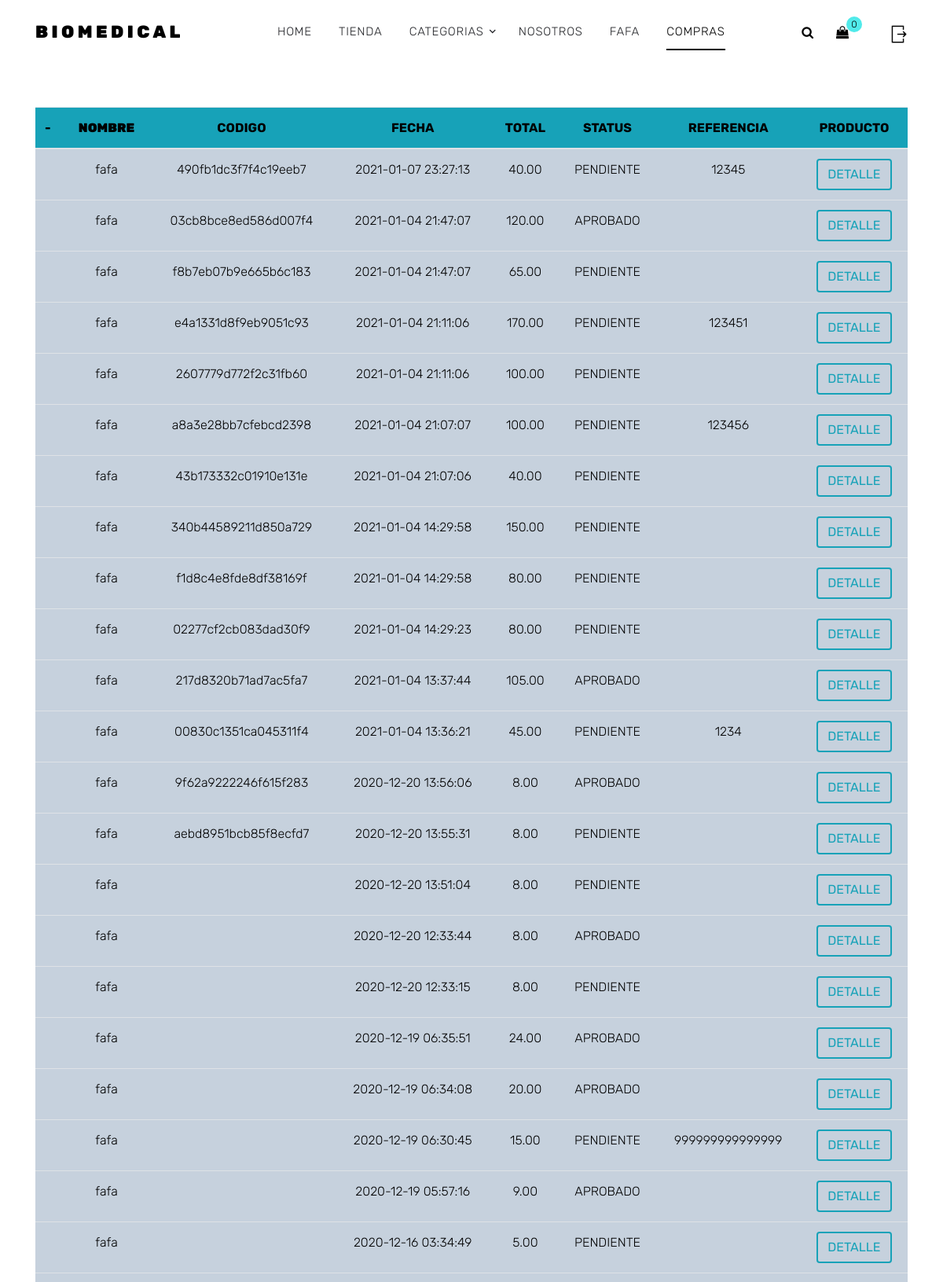
/compras.php (signed in, upper part), run on the app's committed database.
### tables this page shows
CREATE TABLE `usuarios` (
  `id` int(11) NOT NULL,
  `nombre` varchar(20) DEFAULT NULL,
  `rif` int(15) DEFAULT NULL,
  `estado` varchar(30) DEFAULT NULL,
  `telefono` varchar(30) DEFAULT NULL,
  `postal` varchar(30) DEFAULT NULL,
  `email` varchar(50) DEFAULT NULL,
  `foto` varchar(120) NOT NULL,
  `password` varchar(50) NOT NULL,
  `direccion` varchar(50) NOT NULL,
  `Tipo_usuario` int(11) DEFAULT NULL,
  `activacion` int(10) DEFAULT NULL,
  `token` varchar(100) DEFAULT NULL,
  `token_password` varchar(100) DEFAULT NULL,
  `password_request` int(11) DEFAULT NULL,
  `fecha_Registro` timestamp NOT NULL DEFAULT CURRENT_TIMESTAMP ON UPDATE CURRENT_TIMESTAMP
);

CREATE TABLE `ventas` (
  `ID` int(200) NOT NULL,
  `nombre` varchar(50) NOT NULL,
  `producto` varchar(900) NOT NULL,
  `ClaveTransaccion` varchar(100) NOT NULL,
  `no_venta` varchar(50) NOT NULL,
  `Fecha` datetime NOT NULL,
  `Total` decimal(60,2) NOT NULL,
  `status` varchar(50) NOT NULL,
  `referencia` varchar(50) NOT NULL,
  `direccion` varchar(200) NOT NULL
);

### compras.php (the view, shortened to what this page needs)
<?php include 'global_pdo/conexion.php';
$id_usuario = $_SESSION['usuario']['id'];
$sql = $pdo->prepare("SELECT * FROM usuarios where id = $id_usuario");
$sql->execute();
$datos_usuario = $sql->fetch();
$nombre_usuario = $_SESSION['usuario']['nombre'];
$sentencia = $pdo->prepare("SELECT * FROM ventas where nombre = '$nombre_usuario' ORDER BY id DESC");
$sentencia->execute();
$listaVentas = $sentencia->fetchALL(PDO::FETCH_ASSOC);
?>
<!DOCTYPE html>
<html lang="en">
<head>
    <?php include 'templates/header.php'; ?>
    <div class="main-nav d-none d-lg-block">
        <nav class="site-navigation text-right text-md-center" role="navigation">
            <ul class="site-menu js-clone-nav d-none d-lg-block">
                <li><a href="home.php">HOME</a></li>
                <li><a href="shop.php">TIENDA</a></li>
                <li class="has-children">
                    <a href="#">CATEGORIAS</a>
                </li>
                <li><a href="nosotros.php">NOSOTROS</a></li>
                <li><a href="profile.php"><?php echo $datos_usuario['nombre']; ?></a></li>
                <li class="active"><a href="compras.php">COMPRAS</a></li>
            </ul>
        </nav>
    </div>
    <div class="icons">
        <a href="#" class="icons-btn d-inline-block js-search-open" id="iconos"><span class="icon-search"></span></a>
        <a href="carrito_compras.php" class="icons-btn d-inline-block bag" id="iconos">
            <span class="icon-shopping-bag"></span>
            <span class="number"><?php echo (empty($_SESSION['CARRITO'])) ? 0 : count($_SESSION['CARRITO']);
                                    ?></span>
        </a>
        <a href="login/salir.php"><img src="images/icons/salir.png" height="25px" width="25px" alt="Cerrar Sesion" style="position: relative; bottom:5%;"></a>
    </div>
    </div>
    </div>
    </div>
    <br>
    <br>
<div class="container">
    <div class="table-responsive-md">
        <table class="table" style="background-color: #C6D1DD;color:black;">
            <thead style="background-color: #17A2B8;border-radius:2%;">
                <tr>
                    <th scope="col">-</th>
                    <th scope="col"><b><center>NOMBRE</center></b></th>
                   <th scope="col"><center>CODIGO</center></th>
                    <th scope="col"><center>FECHA</center></th>
                    <th scope="col"><center>TOTAL</center></th>
                    <th scope="col"><center>STATUS</center></th>
                    <th scope="col"><center>REFERENCIA</center></th>
                    <th scope="col"><center>PRODUCTO</center></th>
                </tr>
            </thead>
            <tbody>
                <?php foreach($listaVentas as $ventas){?>
                <tr>
                    <th scope="row"></th>
                    <td><center><?php echo $ventas['nombre'];?></center></td>
                    <td><center><?php echo $ventas['no_venta'];?></center></td>
                    <td><center><?php echo $ventas['Fecha'];?></center></td>
                    <td><center><?php echo $ventas['Total'];?></center></td>
                    <td><center><?php echo $ventas['status'];?></center></td>
                    <td><center><?php echo $ventas['referencia'];?></center></td>
                    <td><center><button type="button" class="btn btn-md btn-outline-info" data-toggle="popover" title="Detalle de Productos" data-content="<?php echo $ventas['producto']; ?>">Detalle</button></center></td>
                </tr>
                <?php }?>
            </tbody>
        </table>
    </div>
    </div>
    </div>
    <?php include 'templates/pie.php' ?>

### css/style.css (style rules this page uses)
body { line-height: 1.7; color: #8c92a0; font-weight: 300; font-size: 16px; }
a { -webkit-transition: .3s all ease; -o-transition: .3s all ease; transition: .3s all ease; }
.btn { -webkit-transition: .3s all ease-in-out; -o-transition: .3s all ease-in-out; transition: .3s all ease-in-out; text-transform: uppercase; border-width: 2px; }
.icons-btn { display: inline-block; text-align: center; }
.icons-btn span { display: block; height: 40px; width: 40px; line-height: 40px; }
.site-navbar a { color: #000; }
.site-navbar .site-navigation .site-menu { margin-left: 0; padding-left: 0; margin-bottom: 0; }
.site-navbar .site-navigation .site-menu .active > a { color: #000; position: relative; }
.site-navbar .site-navigation .site-menu .active > a:before { content: ""; position: absolute; left: 10px; right: 10px; height: 2px; background: #000; bottom: 0; }
.site-navbar .site-navigation .site-menu a { text-decoration: none !important; font-size: 15px; display: inline-block; }
.site-navbar .site-navigation .site-menu > li { display: inline-block; padding: 10px 5px; }
.site-navbar .site-navigation .site-menu > li > a { padding: 10px 10px; text-transform: uppercase; letter-spacing: .05em; color: #25262a; font-size: 15px; text-decoration: none !important; }
.site-navbar .site-navigation .site-menu .has-children { position: relative; }
.site-navbar .site-navigation .site-menu .has-children > a { position: relative; padding-right: 20px; }
.site-navbar .site-navigation .site-menu .has-children > a:before { position: absolute; content: "\e313"; font-size: 16px; top: 50%; right: 0; -webkit-transform: translateY(-50%); -ms-transform: translateY(-50%); transform: translateY(-50%); font-family: 'icomoon'; }
.site-navbar .site-navigation .site-menu .has-children a { text-transform: uppercase; }
.site-mobile-menu .site-nav-wrap { padding: 0; margin: 0; list-style: none; position: relative; }
.site-mobile-menu .site-nav-wrap a { padding: 10px 20px; display: block; position: relative; color: #212529; }
.site-mobile-menu .site-nav-wrap li { position: relative; display: block; }
.site-mobile-menu .site-nav-wrap li.active > a { color: #51eaea; }
.site-mobile-menu .site-nav-wrap > li { display: block; position: relative; float: left; width: 100%; }
.site-mobile-menu .site-nav-wrap > li > a { padding-left: 20px; font-size: 20px; }
.bag { position: relative; }
.bag .number { position: absolute; top: 0; width: 20px; height: 20px; border-radius: 50%; line-height: 20px; color: #000; font-size: 12px; background: #51eaea; right: -5px; }

### compras.php (style rules this page uses)
#iconos { position: relative; right: 30%; }

### data on the page
usuarios: nombre "FAFA"
ventas: nombre "fafa", no_venta "490fb1dc3f7f4c19eeb7", Fecha "2021-01-07 23:27:13", Total "40.00", status "PENDIENTE", referencia "12345"
ventas: nombre "fafa", no_venta "03cb8bce8ed586d007f4", Fecha "2021-01-04 21:47:07", Total "120.00", status "APROBADO"
ventas: nombre "fafa", no_venta "f8b7eb07b9e665b6c183", Fecha "2021-01-04 21:47:07", Total "65.00", status "PENDIENTE"
ventas: nombre "fafa", no_venta "e4a1331d8f9eb9051c93", Fecha "2021-01-04 21:11:06", Total "170.00", status "PENDIENTE", referencia "123451"
ventas: nombre "fafa", no_venta "2607779d772f2c31fb60", Fecha "2021-01-04 21:11:06", Total "100.00", status "PENDIENTE"
ventas: nombre "fafa", no_venta "a8a3e28bb7cfebcd2398", Fecha "2021-01-04 21:07:07", Total "100.00", status "PENDIENTE", referencia "123456"
ventas: nombre "fafa", no_venta "43b173332c01910e131e", Fecha "2021-01-04 21:07:06", Total "40.00", status "PENDIENTE"
ventas: nombre "fafa", no_venta "340b44589211d850a729", Fecha "2021-01-04 14:29:58", Total "150.00", status "PENDIENTE"
ventas: nombre "fafa", no_venta "f1d8c4e8fde8df38169f", Fecha "2021-01-04 14:29:58", Total "80.00", status "PENDIENTE"
ventas: nombre "fafa", no_venta "02277cf2cb083dad30f9", Fecha "2021-01-04 14:29:23", Total "80.00", status "PENDIENTE"
ventas: nombre "fafa", no_venta "217d8320b71ad7ac5fa7", Fecha "2021-01-04 13:37:44", Total "105.00", status "APROBADO"
ventas: nombre "fafa", no_venta "00830c1351ca045311f4", Fecha "2021-01-04 13:36:21", Total "45.00", status "PENDIENTE", referencia "1234"
ventas: nombre "fafa", no_venta "9f62a9222246f615f283", Fecha "2020-12-20 13:56:06", Total "8.00", status "APROBADO"
ventas: nombre "fafa", no_venta "aebd8951bcb85f8ecfd7", Fecha "2020-12-20 13:55:31", Total "8.00", status "PENDIENTE"
ventas: nombre "fafa", Fecha "2020-12-20 13:51:04", Total "8.00", status "PENDIENTE"
ventas: nombre "fafa", Fecha "2020-12-20 12:33:44", Total "8.00", status "APROBADO"
ventas: nombre "fafa", Fecha "2020-12-20 12:33:15", Total "8.00", status "PENDIENTE"
ventas: nombre "fafa", Fecha "2020-12-19 06:35:51", Total "24.00", status "APROBADO"
ventas: nombre "fafa", Fecha "2020-12-19 06:34:08", Total "20.00", status "APROBADO"
ventas: nombre "fafa", Fecha "2020-12-19 06:30:45", Total "15.00", status "PENDIENTE", referencia "999999999999999"
ventas: nombre "fafa", Fecha "2020-12-19 05:57:16", Total "9.00", status "APROBADO"
ventas: nombre "fafa", Fecha "2020-12-16 03:34:49", Total "5.00", status "PENDIENTE"
